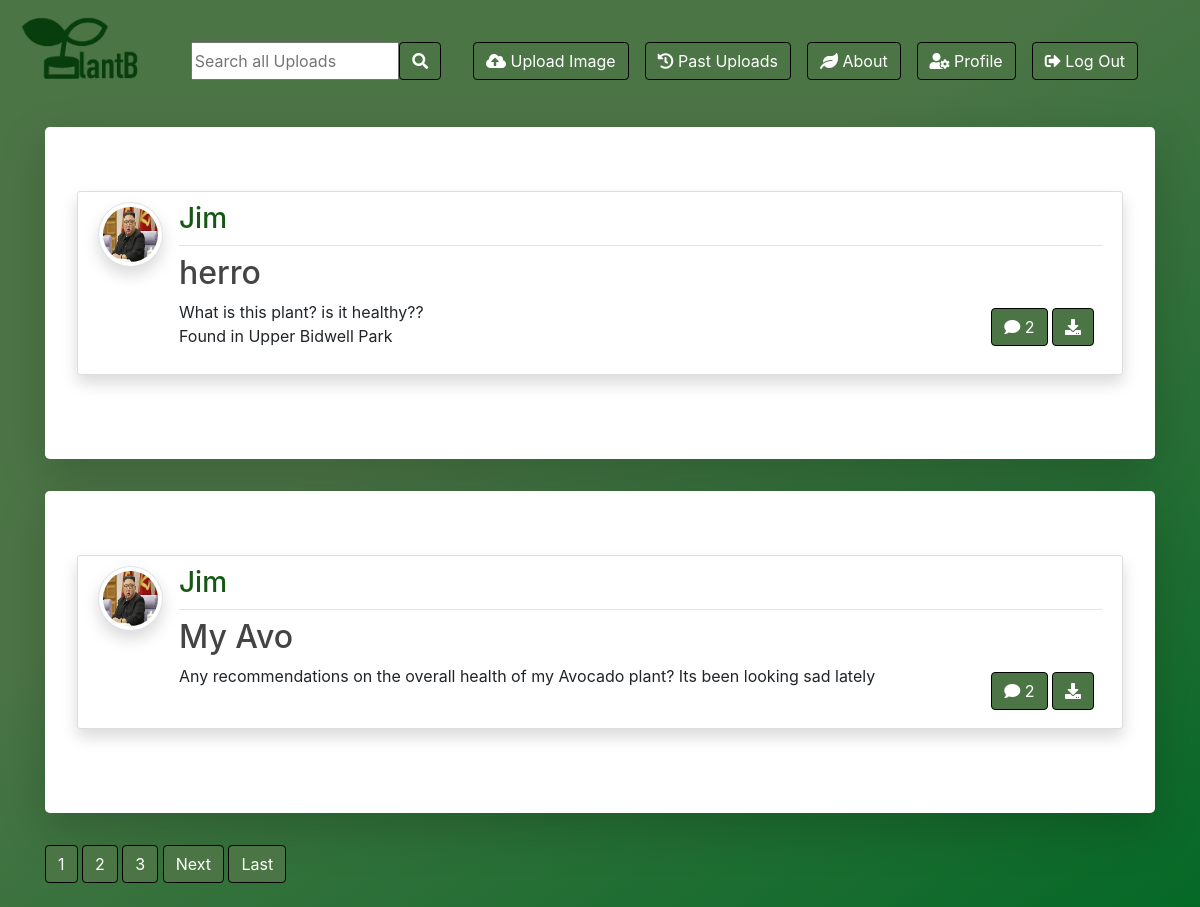
Screenshot of / (signed in) with the database file from the repository.
### blog/models.py (models this page shows, shortened)
class Post(models.Model):
    title = models.CharField(max_length=50)
    file = models.FileField(null=True,blank=True,upload_to='Files')
    temp = models.FileField(upload_to='Files')
    content = models.TextField(max_length=250)
    date_posted = models.DateTimeField(default=timezone.now)
    author = models.ForeignKey(User, on_delete=models.CASCADE)

### users/models.py (models this page shows, shortened)
class Profile(models.Model):
    user = models.OneToOneField(User, on_delete=models.CASCADE)
    image = models.ImageField(default='default.jpeg', upload_to='profile_pics')

### blog/views.py (the view)
# urls.py: path('', PostListView.as_view(), name='blog-home'),
class PostListView(ListView):
    model = Post
    template_name = 'blog/home.html'  # <app>/<model>_<viewtype>.html
    context_object_name = 'posts'
    ordering = ['-date_posted']
    paginate_by = 2

### blog/templates/blog/home.html (shortened to what this page needs)
{% extends "blog/base.html" %}
{% block content %}
    {% for post in posts %}
      <div class="jumbotron mt-3 bg-white shadow-lg">
      <article class="media content-section shadow">
        <a href="{{ post.author.profile.image.url }} " target="_blank"> <img src="{{ post.author.profile.image.url }}  " alt="" class="article-img rounded-circle img-thumbnail img-fluid shadow">
        </a>
        <div class="media-body">
          <div class="article-metadata d-flex justify-content-between">
            <a class="mr-2 "><h3>{{ post.author }}</h3></a>
          </div>
          <h2><a class="article-title text-justify " href="{% url 'post-detail' post.id %}">{{ post.title }}</a></h2>
          <div class="d-flex justify-content-between">
            <p class="article-content text-justify text-truncate overflow-hidden">{{ post.content }}</p>
            {% if post.file %}
          <div class="form-group mt-0 pt-0  m-2">
            <a class="btn btn-outline-primary  btn-d" href="{% url 'post-detail' pk=post.pk %}"><i class="fas fa-comment"></i> {{ post.comments.count }}</a>
            <a class="btn btn-outline-primary  btn-d" href="{{ post.file.url }}"  download type="submit"><i class="fas fa-download"></i></a>
          </div>
          {% endif %}
          </div>
        </div>
      </article>
      </div>
    {% endfor %}
    {% if is_paginated %}
      {% for num in page_obj.paginator.page_range %}
        {% if page_obj.number == num %}
          <a class="btn btn-info mb-4" href="?page={{ num }}">{{ num }}</a>
        {% elif num > page_obj.number|add:'-3' and num < page_obj.number|add:'3' %}
          <a class="btn btn-outline-info mb-4" href="?page={{ num }}">{{ num }}</a>
        {% endif %}
      {% endfor %}
      {% if page_obj.has_next %}
        <a class="btn btn-outline-info mb-4" href="?page={{ page_obj.next_page_number }}">Next</a>
        <a class="btn btn-outline-info mb-4" href="?page={{ page_obj.paginator.num_pages }}">Last</a>
      {% endif %}
    {% endif %}
{% endblock content %}

### blog/static/blog/main.css (style rules this page uses)
img { vertical-align: none; }
.btn { color: rgb(255, 255, 255); background-color: #4c7546; border-color: #000000; }
body { background-color: #0e6e4e; background-image: linear-gradient(147deg, #4c7546 40%, #056926 100%); }
h2 { color: white; }
h3 { color:rgb(20, 88, 20); }
.content-section { background: #ffffff; padding: 10px 20px; border: 1px solid #dddddd; border-radius: 3px; margin-bottom: 20px; }
.article-title { color: #444444; }
.article-content { white-space: pre-line; }
.article-img { height: 65px; width: 65px; margin-right: 16px; }
.article-metadata { padding-bottom: 1px; margin-bottom: 4px; border-bottom: 1px solid #e3e3e3 }

### rows the page displays
Post: author.profile.image (picture), author "Jim", title "herro", content "What is this plant? is it healthy?? Found in Upper Bidwell Park", comments.count "2"
Post: author.profile.image (picture), author "Jim", title "My Avo", content "Any recommendations on the overall health of my Avocado plant? Its been looking sad lately", comments.count "2"

### other values shown
{{ num }} "1"
{{ num }} "2" "3"
